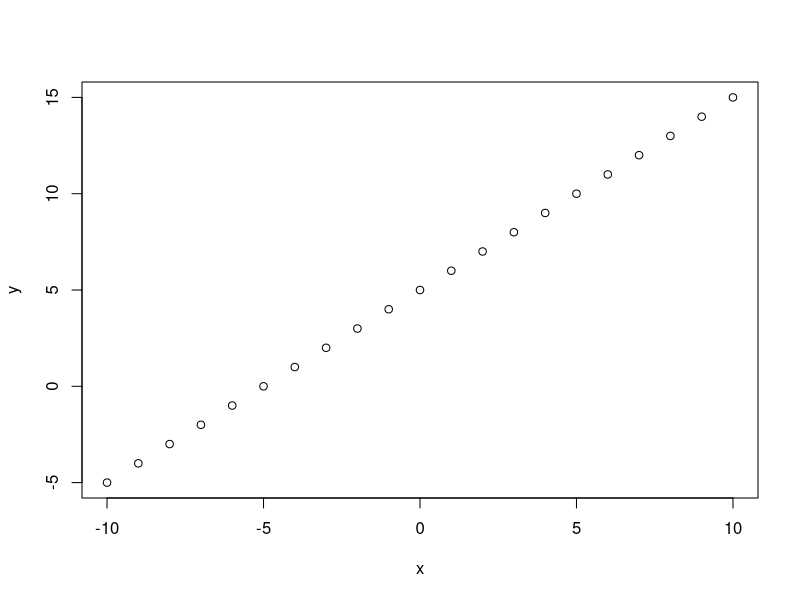
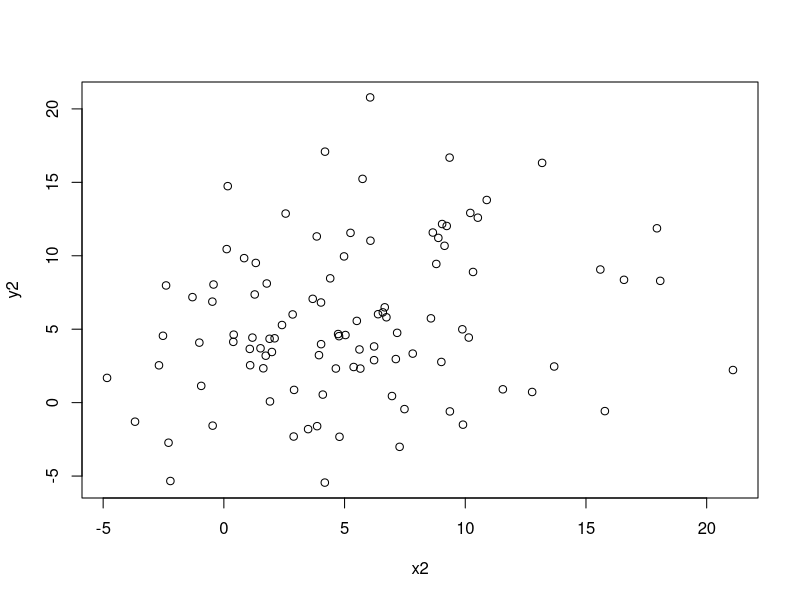
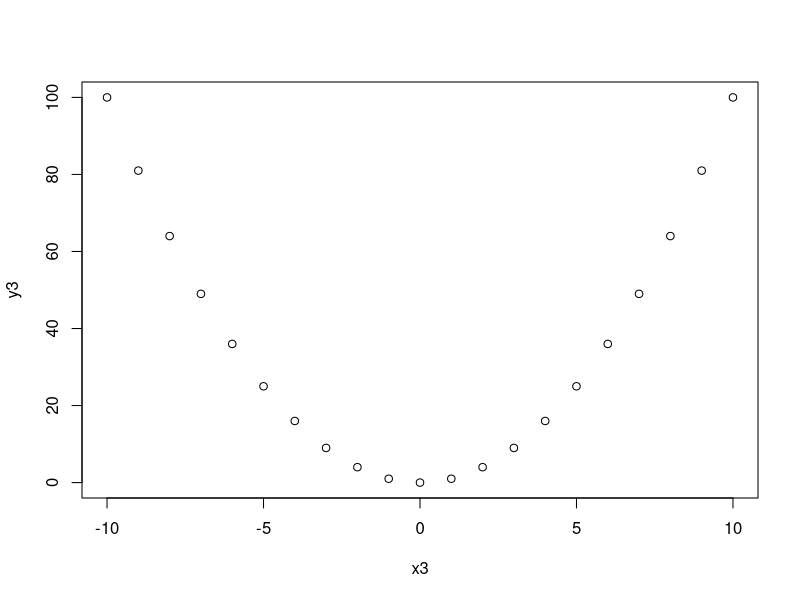

Write the R code that produced these figures, in order. (Note: this script raises an error after producing the figures.)
## ---- chunk 1
x=seq(-10,10)
y=(x+5)
plot(x,y)
## ---- chunk 2
cov(x,y)
## ---- chunk 3
x2=rnorm(100,mean=5,sd=5)
y2=rnorm(100,mean=5,sd=5) # Both variables are just random drows from the normal distribution
plot(x2,y2)
## ---- chunk 4
cov(x2,y2)
## ---- chunk 5
x3=seq(-10,10)
y3=x3^2
plot(x3,y3)
## ---- chunk 6
cov(x3,y3)
## ---- chunk 7
cor(x,y) ### Why does this produce "1". What is the meaning of this value?
## ---- chunk 8
cor(x2,y2) # The correlation is extremely close to zero, indicating that there is no systematic linear relationship, which is true as both variables were generated in a completely random fashion.
## ---- chunk 9
y4=rep(c("a","b","c"),7)
y4
is.numeric(y4) # Checks whether y4 is numeric and returns the argument FALSE.
cor(x,y4) # Gives us the error message "y must be numeric".
## ---- chunk 10
y5=rep(c(T,F,F),7)
y5
is.numeric(y5) # Checks whether y5 is numeric and returns the argument FALSE.
class(y5) # Returns the class of the vector.
cor(x,y5) # Returns a value.
## ---- chunk 11
y6=rep(c(1,0,0),7)
cor(x,y6) # Returns the same value as above, meaning that R views T=1 and F=0
## ---- chunk 12
library(datasets)
data(occupationalStatus)
occupationalStatus
## ---- chunk 13
library(gmodels)
CrossTable(occupationalStatus)
## ---- chunk 14
draw1=rbinom(1,size=100,p=0.67)
draw1

draw5=rbinom(5,size=100,p=0.67)
hist(draw5)

draw10=rbinom(10,size=100,p=0.67)
hist(draw10)

draw50=rbinom(50,size=100,p=0.67)
hist(draw50)

draw100=rbinom(100,size=100,p=0.67)
hist(draw100)

draw1000=rbinom(1000,size=100,p=0.67)
hist(draw1000)

draw10000=rbinom(10000,size=100,p=0.67)
hist(draw10000) # This really looks like a normal distribution
## ---- chunk 15
x4=seq(0,10,by=0.01)
y4=dexp(x4, rate=0.5) # Returns the density
plot(x4,y4) # This doesn't look nice
plot(x4,y4, type="l") # Use type="l" for a line plot
## ---- chunk 16
library(ggplot2)
plot1=qplot(x4,y4) # Now that looks even nicer
## ---- chunk 17
meanstore=rep(0,1000)
for (i in 1:1000){
  expdraw=rexp(10, rate=0.5)
  meanstore[i]=mean(expdraw)
}
hist(meanstore, breaks=20) # It is approximately normally distributed, as predicted by the CLT.
## ---- chunk 18
vec1=rnorm(30,mean=2,sd=1)
vec2=rnorm(30,mean=3,sd=1)
## ---- chunk 19
t.test(vec1,vec2)
## ---- chunk 20
t.test(vec1,mu=2)
## ---- chunk 21
data(airquality)
airquality
summary(airquality) # Use this command if you don't want to see the whole dataset but just a summary of it
## ---- chunk 22
lm1=lm(Ozone ~ Solar.R, data=airquality)
## ---- chunk 23
summary(lm1)
